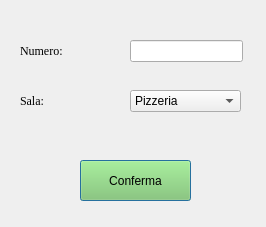
<?xml version="1.0" encoding="UTF-8"?>
<ui version="4.0">
 <class>FrameAggiungiTavolo</class>
 <widget class="QDialog" name="FrameAggiungiTavolo">
  <property name="geometry">
   <rect>
    <x>0</x>
    <y>0</y>
    <width>266</width>
    <height>227</height>
   </rect>
  </property>
  <property name="windowTitle">
   <string>Aggiungi Tavolo</string>
  </property>
  <widget class="QLineEdit" name="lineEdit">
   <property name="geometry">
    <rect>
     <x>130</x>
     <y>40</y>
     <width>113</width>
     <height>22</height>
    </rect>
   </property>
   <property name="inputMask">
    <string>000</string>
   </property>
  </widget>
  <widget class="QLabel" name="label">
   <property name="geometry">
    <rect>
     <x>20</x>
     <y>30</y>
     <width>91</width>
     <height>41</height>
    </rect>
   </property>
   <property name="font">
    <font>
     <family>Georgia</family>
     <pointsize>9</pointsize>
    </font>
   </property>
   <property name="text">
    <string>Numero:</string>
   </property>
  </widget>
  <widget class="QLabel" name="label_2">
   <property name="geometry">
    <rect>
     <x>20</x>
     <y>80</y>
     <width>71</width>
     <height>41</height>
    </rect>
   </property>
   <property name="font">
    <font>
     <family>Georgia</family>
     <pointsize>9</pointsize>
    </font>
   </property>
   <property name="text">
    <string>Sala:</string>
   </property>
  </widget>
  <widget class="QComboBox" name="comboBox">
   <property name="geometry">
    <rect>
     <x>130</x>
     <y>90</y>
     <width>111</width>
     <height>22</height>
    </rect>
   </property>
   <item>
    <property name="text">
     <string>Pizzeria</string>
    </property>
   </item>
   <item>
    <property name="text">
     <string>Principale</string>
    </property>
   </item>
   <item>
    <property name="text">
     <string>Prive</string>
    </property>
   </item>
   <item>
    <property name="text">
     <string>Open Space</string>
    </property>
   </item>
   <item>
    <property name="text">
     <string>Saletta</string>
    </property>
   </item>
  </widget>
  <widget class="QPushButton" name="btConferma">
   <property name="geometry">
    <rect>
     <x>80</x>
     <y>160</y>
     <width>111</width>
     <height>41</height>
    </rect>
   </property>
   <property name="styleSheet">
    <string notr="true">background-color: rgb(129, 202, 95);</string>
   </property>
   <property name="text">
    <string>Conferma</string>
   </property>
  </widget>
 </widget>
 <resources/>
 <connections/>
</ui>
